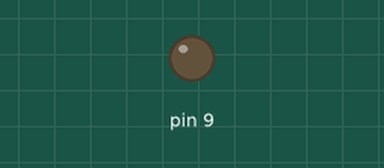
Bench run of a sketch on a simulated Arduino Uno, built with avr-gcc and run on an emulated ATmega328P. Parts: output pins drawn as LEDs (lit = HIGH).

Above: at 0.05 s.
At 2.35 s:
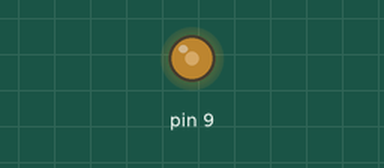
At 4.7 s:
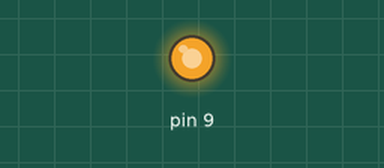
At 9.4 s:
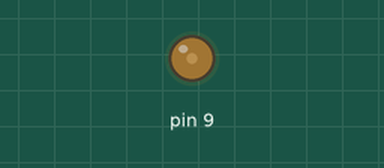
Timing chart, 0 to 13.5 s (numbered marks = the images above):
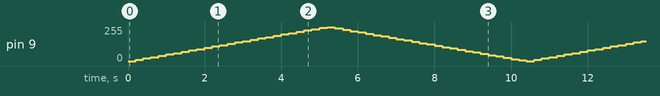

The sketch:

Questao_02_-_Lista_09.ino
```cpp
void setup()
{

  pinMode(9, OUTPUT);
}

void loop()
{

  for(int x = 0; x <= 255; x+= 10){
    analogWrite(9, x);
    delay(200);

  }

  for(int y = 255; y >= 0; y-= 10){
    analogWrite(9, y);
    delay(200);

  }

}
```
